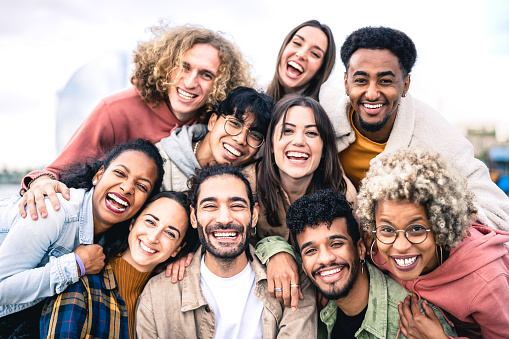
#> input picture FaceDetector/sample.jpg, 509 x 339 px
$ python finalcode.py
#> lines starting #> are read from the running program, lines starting #| are printed output that depends on the picture; after the words box and inside, x2 and y2 are one past the last pixel; in counts of white or black regions, pixels touching at a corner belong together

import numpy as np
import cv2 as cv

# 얼굴과 눈을 검출하기 위해 미리 학습시켜 놓은 XML 포맷으로 저장된 분류기를 로드합니다.
face_cascade = cv.CascadeClassifier('haarcascade_frontalface_default.xml')
eye_cascade = cv.CascadeClassifier('haarcascade_eye.xml')

# 얼굴과 눈을 검출할 그레이스케일 이미지를 준비해놓습니다.
img = cv.imread('sample.jpg')
#> img is the input picture: shape (339, 509, 3); mean B, G, R 156.2, 161.2, 181.9
gray = cv.cvtColor(img, cv.COLOR_BGR2GRAY)
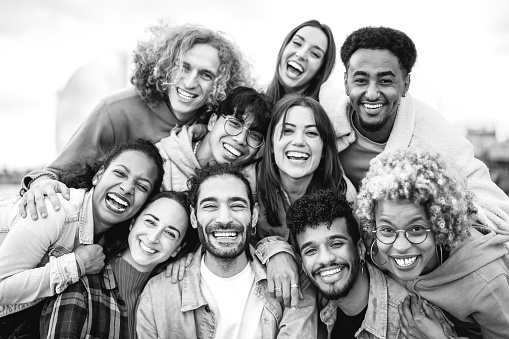
#> gray: shape (339, 509); min 0, max 255, mean 166.8

# 이미지에서 얼굴을 검출합니다.
faces = face_cascade.detectMultiScale(gray, 1.3, 5)
#> faces = [[333, 47, 81, 81], [267, 108, 62, 62], [366, 204, 70, 70], [287, 218, 72, 72], [186, 175, 77, 77]]

# 얼굴이 검출되었다면 얼굴 위치에 대한 좌표 정보를 리턴받습니다.
for (x,y,w,h) in faces: #x,y는 처음 꼭짓점, 너비와 높이

    # 원본 이미지에 얼굴의 위치를 표시합니다.
    cv.rectangle(img,(x,y),(x+w,y+h),(255,0,0),2)

    # 눈 검출은 얼굴이 검출된 영역 내부에서만 진행하기 위해 ROI를 생성합니다. ROI:내가 관심 있는 부분
    roi_gray = gray[y:y+h, x:x+w]
    roi_color = img[y:y+h, x:x+w]

    # 눈을 검출합니다.
    eyes = eye_cascade.detectMultiScale(roi_gray)

    # 눈이 검출되었다면 눈 위치에 대한 좌표 정보를 리턴받습니다.
    for (ex,ey,ew,eh) in eyes:

        # 원본 이미지에 얼굴의 위치를 표시합니다. ROI에 표시하면 원본 이미지에도 표시됩니다.
        cv.rectangle(roi_color,(ex,ey),(ex+ew,ey+eh),(0,255,0),2)
#> this loop made 5 passes
#> (x, y, w, h, eyes) on passes 1, 3, 4: (333, 47, 81, 81, [[17, 22, 22, 22]]), (366, 204, 70, 70, [[38, 12, 24, 24]]), (287, 218, 72, 72, [[35, 12, 26, 26]])
#> pass 1, `roi_gray = gray[y:y+h, x:x+w]`:
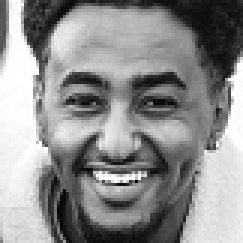
#> roi_gray: shape (81, 81) (shown 3 times larger); min 3, max 255, mean 142.4
#> pass 1, `roi_color = img[y:y+h, x:x+w]`:
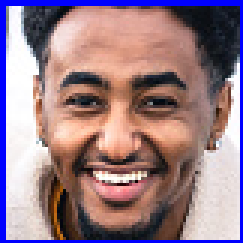
#> roi_color: shape (81, 81, 3) (shown 3 times larger); mean B, G, R 135.7, 124.9, 152.5
#> pass 2, `roi_color = img[y:y+h, x:x+w]`:
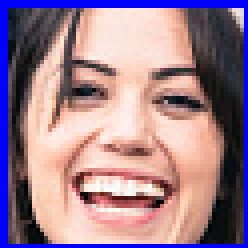
#> roi_color: shape (62, 62, 3) (shown 4 times larger); mean B, G, R 142.1, 126.1, 156
#> after the loop:
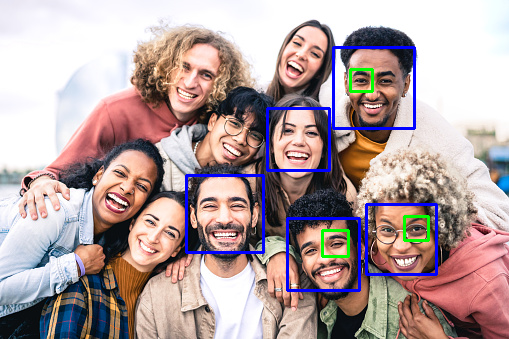
#> img: shape (339, 509, 3); 3% of pixels changed, all inside (x1, y1, x2, y2) = (185, 46, 438, 292)
#> after the loop:
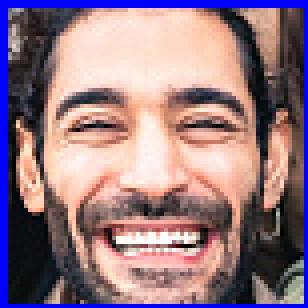
#> roi_color: shape (77, 77, 3) (shown 4 times larger); mean B, G, R 131.3, 120.4, 147.9
#> after the loop:
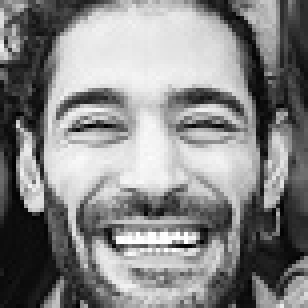
#> roi_gray: shape (77, 77) (shown 4 times larger); min 1, max 255, mean 134.5


# 얼굴과 눈 검출 결과를 화면에 보여줍니다.
cv.imshow('img',img)
cv.waitKey(0)

cv.destroyAllWindows()
